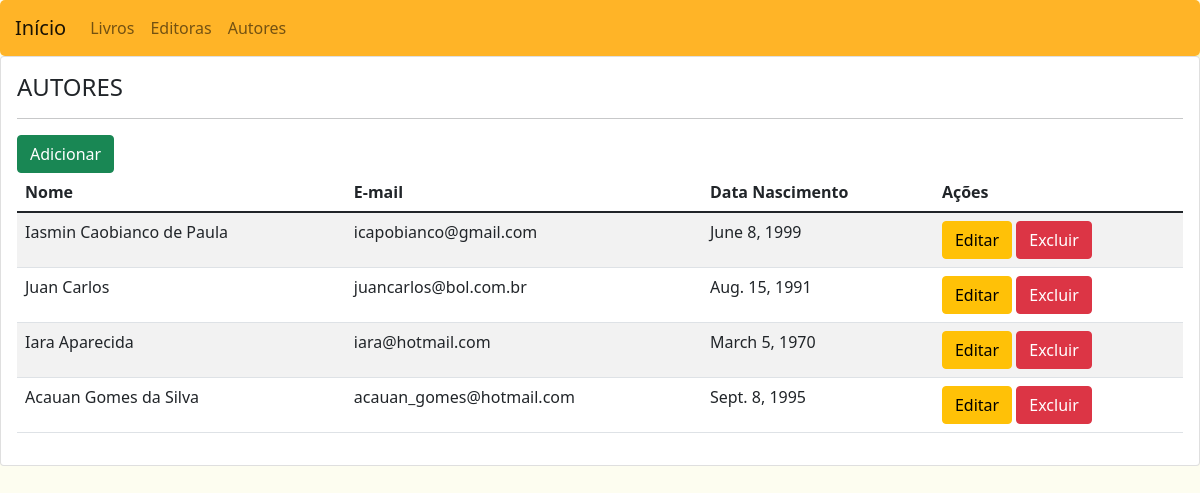
/autor/, run on the app's committed database.
### portal/models.py (models this page shows, shortened)
class Autor(models.Model):
    nome = models.CharField(max_length=255)
    data_nascimento = models.DateField()
    email = models.EmailField()

### portal/views.py (the view)
# urls.py: path('autor/', views.AutorView, name ='autor'),
def AutorView(request):
    autores = Autor.objects.all()
    context = {
        'autores': autores,
    }
    return render(request, 'portal/autor.html', context)

### portal/templates/portal/autor.html (shortened to what this page needs)
{% extends 'base.html' %}
{% block content %}
<div class="card">
      <div class="card-body">
            <h4>AUTORES</h4>
            <hr>
            <a class="btn btn-success" href="{% url 'autor_add' %}">Adicionar</a>
            <table class="table table-striped">
                  <thead>
                        <tr>
                              <th>Nome</th>
                              <th>E-mail</th>
                              <th>Data Nascimento</th>
                              <th>Ações</th>
                        </tr>
                  </thead>
                  <tbody>
                        {% for autor in autores %}
                        <tr>
                              <td>{{ autor.nome }}</td>
                              <td>{{ autor.email }}</td>
                              <td>{{ autor.data_nascimento }}</td>
                              <td>
                                    <a class="btn btn-warning" href="{% url 'autor_edit' autor.id %}">Editar</a>
                                    <a class="btn btn-danger" href="{% url 'autor_delete' autor.id %}"
                                    onclick="return confirm('Tem certeza que deseja excluir esse Autor?')">Excluir</a>
                              </td>
                        </tr>
                        {% endfor %}
                  </tbody>
            </table>
      </div>
</div>
{% endblock %}

### portal/static/CSS/styles.css (style rules this page uses)
body#fundo { background-color: rgba(247, 247, 196, 0.24) }

### data on the page
Autor: nome "Iasmin Caobianco de Paula", email "icapobianco@gmail.com", data_nascimento "June 8, 1999"
Autor: nome "Juan Carlos", email "juancarlos@bol.com.br", data_nascimento "Aug. 15, 1991"
Autor: nome "Iara Aparecida", email "iara@hotmail.com", data_nascimento "March 5, 1970"
Autor: nome "Acauan Gomes da Silva", email "acauan_gomes@hotmail.com", data_nascimento "Sept. 8, 1995"
